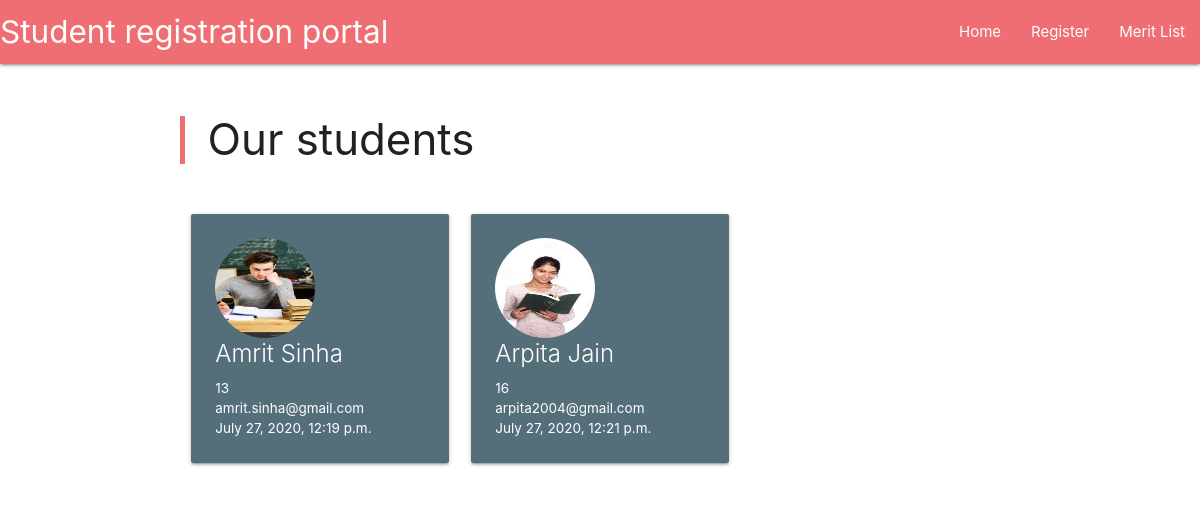
Before: / with the older database file.
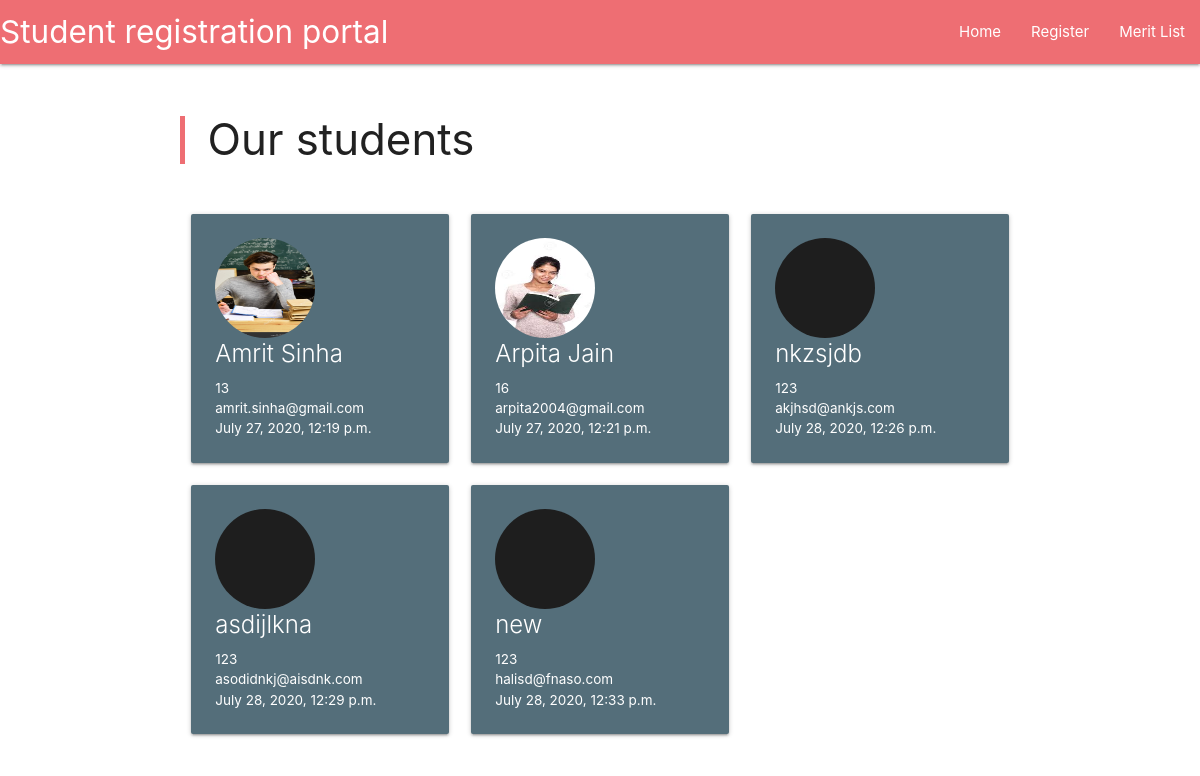
After: the same page with the newer database file.
### main/models.py (models this page shows, shortened)
class student(models.Model):
    student_name=models.CharField(max_length=100,
                                validators=[checkForDigits])
    student_age=models.IntegerField(validators=[MaxValueValidator(200),
                                    MinValueValidator(1)])
    student_email=models.CharField(max_length=200)
    student_DOB=models.DateField("Enter Date of Birth of Student in DD-MM-YYYY format",
                                default=datetime.now,
                                validators=[no_Future_Dob],
                                help_text="Use the button on the right or the arrow keys to edit the date")
    student_timeofreg=models.DateTimeField(default=datetime.now)
    student_img=models.ImageField("Upload an image of the student",
                                blank=True,upload_to="images/",
                                default='default/blank_user.png')
    student_marks_A=models.DecimalField(max_digits=5,
                                        decimal_places=2,
                                        validators=[MaxValueValidator(100.00),
                                        MinValueValidator(0.00)],
                                        default=0.00)
    student_marks_B=models.DecimalField(max_digits=5,
                                        decimal_places=2,
                                        validators=[MaxValueValidator(100.00),
                                        MinValueValidator(0.00)],
                                        default=0.00)
    student_marks_C=models.DecimalField(max_digits=5,
                                        decimal_places=2,
                                        validators=[MaxValueValidator(100.00),
                                        MinValueValidator(0.00)],
                                        default=0.00)

### main/views.py (the view)
# urls.py: path("",views.homepage,name="homepage"),
def homepage(request):
    return render(request,
    template_name='main/home.html',
    context={'students':student.objects.all})

### main/templates/main/home.html
{% extends 'main/header.html' %}
{% block content %}
<div class="row">
    <blockquote>
        <h3>Our students</h3>
    </blockquote>
    <br>
    {% for stu in students %}
    <div class="col s12 m6 l4">
        <div class="card blue-grey darken-1 hoverable">
            <div class="card-content white-text">
                <img src="{{ stu.student_img.url }}" class="circle responsive-img"
                    style="height: 100px; width: 100px;" />
                <span class="card-title">{{stu.student_name}}</span>
                <p style="font-size:90%">{{stu.student_age}}</p>
                <p style="font-size:90%">{{stu.student_email}}</p>
                <p style="font-size:90%">{{stu.student_timeofreg}}</p>
            </div>
        </div>
    </div>
    {% endfor %}
</div>
{% endblock %}

### main/templates/main/header.html (shortened to what this page needs)
<head>
    {% load static %}
    <link rel="stylesheet" href="https://cdnjs.cloudflare.com/ajax/libs/materialize/1.0.0/css/materialize.min.css">
</head>
<body>
    {% include 'main/includes/navbar.html' %}
    <br>
    <div class="container">
        {% block content %}
        {% endblock %}
    </div>
</body>

### main/templates/main/includes/navbar.html (shortened to what this page needs)
<nav>
    <div class="nav-wrapper">
        <a href="/" class="brand-logo">Student registration portal</a>
        <ul id="nav-mobile" class="right hide-on-med-and-down">
            <li><a href="/">Home</a></li>
            <li><a href="/register">Register</a></li>
            <li><a href="/merit_list">Merit List</a></li>
        </ul>
    </div>
</nav>

Changed rows visible on the page:
added student: student_img (placeholder picture), student_name "nkzsjdb", student_age "123", student_email "akjhsd@ankjs.com", student_timeofreg "July 28, 2020, 12:26 p.m."
added student: student_img (placeholder picture), student_name "asdijlkna", student_age "123", student_email "asodidnkj@aisdnk.com", student_timeofreg "July 28, 2020, 12:29 p.m."
added student: student_img (placeholder picture), student_name "new", student_age "123", student_email "halisd@fnaso.com", student_timeofreg "July 28, 2020, 12:33 p.m."
